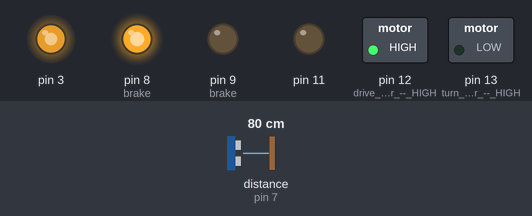
Recording of a sketch running on a simulated Arduino Uno, built with avr-gcc and run on an emulated ATmega328P. Parts: switched loads named in the sketch (green lamp = pin HIGH), output pins drawn as LEDs (lit = HIGH). Wiring (inferred from the names in the program): ultrasonic range finder: trigger pin 7; echo pin 7. Dashed ring = blinking. The inputs (shaded band) are chosen by the test bench; at power-on: distance to the obstacle (sensor on pin 7) 80 cm. The echo pulse lasts 58.3 µs per cm.

Above: at 1.2 s.
1.3 s: distance to the obstacle (sensor on pin 7) set to 33 cm
2.8 s: distance to the obstacle (sensor on pin 7) set to 29 cm
At 3.9 s:
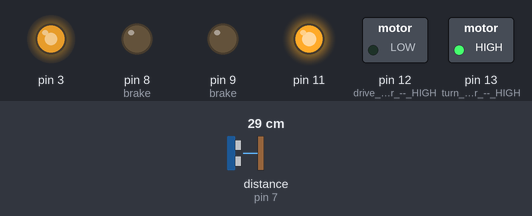
5.8 s: distance to the obstacle (sensor on pin 7) set to 35 cm
At 8.4 s:
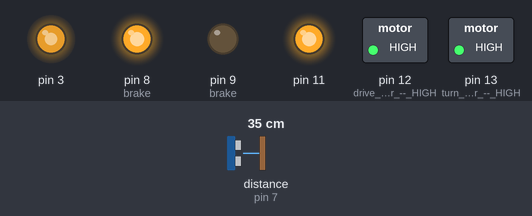
8.7 s: distance to the obstacle (sensor on pin 7) set to 2 cm
At 10.0 s:
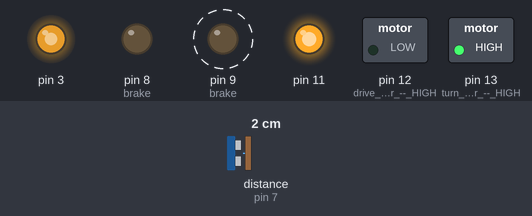
10.3 s: distance to the obstacle (sensor on pin 7) set to 60 cm
At 10.9 s:
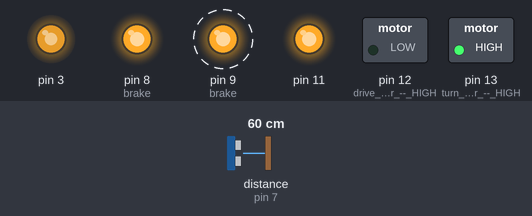
12.4 s: distance to the obstacle (sensor on pin 7) set to 4 cm
At 14.61 s:
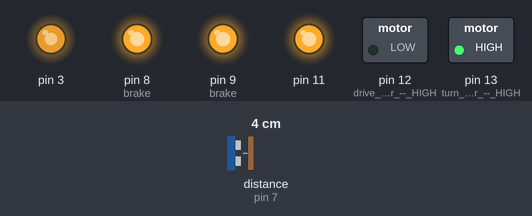
Timing chart, 0 to 16.2 s (numbered marks = the images above; inputs shaded):
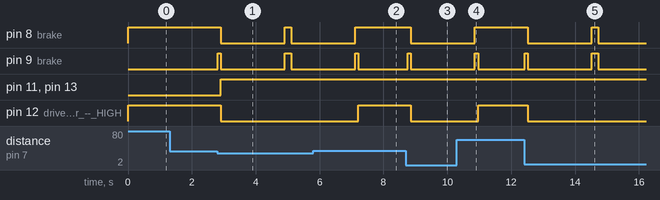

The sketch:

RC_Car_Simple.ino
```cpp
/*
RC Car to Robot Conversion
by Randy Sarafan

Used to convert an RC car into a robot that uses a PING sensor to avoid obstacles,
and an Arduino motor shield for motor control.

For more information see:
https://www.instructables.com/id/RC-Car-to-Robot/

Built atop Ping example code by Tom Igoe
*/

// this constant won't change.  It's the pin number
// of the sensor's output:
const int pingPin = 7;

void setup() {

  //establish motor direction toggle pins
  pinMode(12, OUTPUT); //drive motor -- HIGH = forwards and LOW = backwards
  pinMode(13, OUTPUT); //turn motor -- HIGH = left and LOW = right

  //establish motor brake pins
  pinMode(9, OUTPUT); //brake (disable) the drive motor
  pinMode(8, OUTPUT); //brake (disable) the turn motor

  //Turns brake off for drive motor
  digitalWrite(9, LOW);

  //Turns brake on for turn motor
  digitalWrite(8, HIGH);

  //Sets initial speed of drive motor
  analogWrite(3, 200);

  //Sets initial direction of drive motor
  digitalWrite(12, HIGH);
}

void loop()
{
  // establish variables for duration of the ping,
  // and the distance result in inches and centimeters:
  long duration, inches, cm;

  // The PING))) is triggered by a HIGH pulse of 2 or more microseconds.
  // Give a short LOW pulse beforehand to ensure a clean HIGH pulse:
  pinMode(pingPin, OUTPUT);
  digitalWrite(pingPin, LOW);
  delayMicroseconds(2);
  digitalWrite(pingPin, HIGH);
  delayMicroseconds(5);
  digitalWrite(pingPin, LOW);

  // The same pin is used to read the signal from the PING))): a HIGH
  // pulse whose duration is the time (in microseconds) from the sending
  // of the ping to the reception of its echo off of an object.
  pinMode(pingPin, INPUT);
  duration = pulseIn(pingPin, HIGH);

  // convert the time into a distance
  inches = microsecondsToInches(duration);

  //
  //if objects are less than 12 inches away
  //the robot reverses and turns to the right
  //for 2 seconds
  //

  if (inches < 12){

    //brake drive motor and pause 1/10 second
    digitalWrite(9, HIGH);
    delay(100);

    //
    //setting turn motor
    //

    //turn off brake for turn motor
    digitalWrite(8, LOW);

    //set turn motor direction
    digitalWrite(13, HIGH);

    //activate turn motor
    analogWrite(11, 255);

    //
    //setting drive motor
    //

    //turn off brake of drive motor
    digitalWrite(9, LOW);

    //set drive motor backwards direction
    digitalWrite(12, LOW);

    //activate the drive motor
    analogWrite(3, 200);


    //backup for 2 seconds
    delay(2000);

    //
    //stopping
    //

    //brake both motors
    digitalWrite(8, HIGH);
    digitalWrite(9, HIGH);


  }

  //
  //when nothing is within 12"
  //the robot simply drives forwards
  //

  else{

    //
    //Setting drive motor
    //

    //set drive motor forward direction
    digitalWrite(12, HIGH);

    //turn off brake of drive motor
    digitalWrite(9, LOW);

    //activate drive motor
    analogWrite(3, 200);


  }

  delay(100);
}

long microsecondsToInches(long microseconds)
{
  // According to Parallax's datasheet for the PING))), there are
  // 73.746 microseconds per inch (i.e. sound travels at 1130 feet per
  // second).  This gives the distance travelled by the ping, outbound
  // and return, so we divide by 2 to get the distance of the obstacle.
  // See: http://www.parallax.com/dl/docs/prod/acc/28015-PING-v1.3.pdf
  return microseconds / 74 / 2;
}
```

Measured:
- the behaviour switches between 31 and 30 cm on distance to the obstacle (sensor on pin 7) (found by bisection; images 0 and 1)
- after the input at 1.3 s, every drawn part: stays the same
- after the input at 2.8 s, pin 8 (brake): HIGH → LOW after 0.11 s, → HIGH 2.0 s later, → LOW 0.20 s later; pin 9 (brake): LOW → HIGH at once, → LOW 0.10 s later, → HIGH 2.0 s later, → LOW 0.20 s later; pin 11, pin 13 (turn_motor_--_HIGH): LOW → HIGH after 0.11 s; pin 12 (drive_motor_--_HIGH): HIGH → LOW after 0.11 s
- after the input at 5.8 s, pin 8 (brake): goes on until 7.1 s, then stays HIGH; pin 12 (drive_motor_--_HIGH): LOW → HIGH after 1.4 s
- after the input at 8.7 s, pin 8 (brake), pin 12 (drive_motor_--_HIGH): HIGH → LOW after 0.16 s; pin 9 (brake): LOW → HIGH after 0.06 s, → LOW 0.10 s later
- after the input at 10.3 s, pin 8 (brake): goes on until 10.9 s, then stays HIGH; pin 12 (drive_motor_--_HIGH): LOW → HIGH after 0.66 s
- after the input at 12.4 s, pin 8 (brake): HIGH → LOW after 0.12 s, → HIGH 2.0 s later, → LOW 0.20 s later; pin 9 (brake): LOW → HIGH at once, → LOW 0.10 s later, → HIGH 2.0 s later, → LOW 0.20 s later; pin 12 (drive_motor_--_HIGH): HIGH → LOW after 0.12 s
